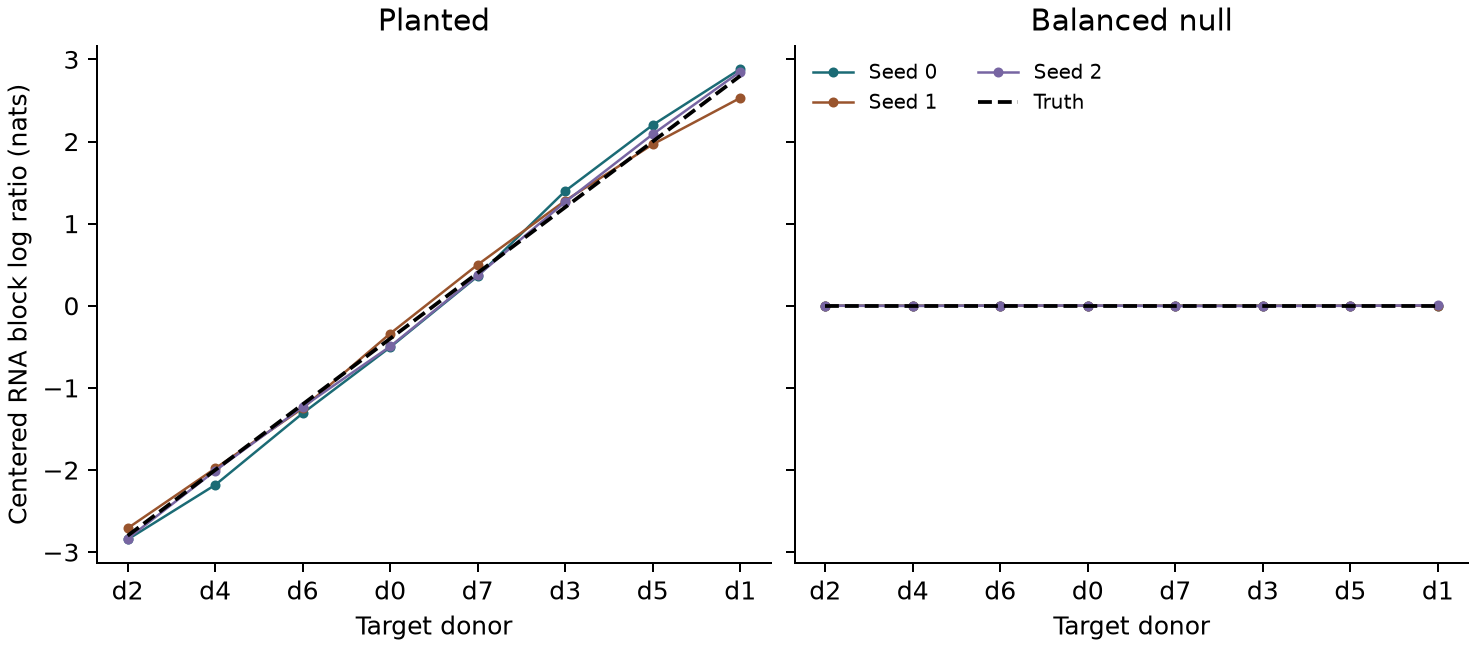

The script that saved this image:
"""Run from the repository root with PYTHONPATH=. and the test environment."""

from pathlib import Path

import matplotlib.pyplot as plt
import numpy as np
import pandas as pd
import scvi
import torch

from mrtotalvi import MrTotalVI
from tests.test_mrtotalvi import DONOR_LEVELS, donor_recovery_adata


def compare(adata, design, seed, train, test):
    scvi.settings.seed = seed
    MrTotalVI.setup_anndata(
        adata,
        protein_expression_obsm_key="protein_expression",
        sample_key="sample",
        batch_key="batch",
    )
    model = MrTotalVI(adata, sample_key="sample")
    model.train(
        max_epochs=100,
        n_epochs_kl_warmup=20,
        accelerator="cpu",
        devices=1,
        batch_size=128,
        early_stopping=False,
        logger=False,
        enable_checkpointing=False,
        enable_progress_bar=False,
        external_indexing=[train, np.array([], dtype=int), test],
    )
    donors = [f"d{i}" for i in range(8)]
    latents = model.get_local_sample_representation(indices=test).sel(sample=donors)
    z = torch.as_tensor(latents.values.copy()).reshape(-1, model.module.n_latent)
    with torch.inference_mode():
        # All cells belong to batch zero. A common library cancels in the ratio.
        px, _, _ = model.module.decoder(
            z,
            torch.ones(len(z), 1),
            torch.zeros(len(z), 1, dtype=torch.long),
        )
        rates = px["rate"].reshape(len(test), len(donors), -1)
        ratios = (rates[:, :, :12].sum(-1) / rates[:, :, 12:24].sum(-1)).log()
    by_donor = ratios.mean(0).numpy()
    truth = 0.4 * DONOR_LEVELS if design == "Planted" else np.zeros(len(donors))
    return pd.DataFrame(
        {
            "design": design,
            "seed": seed,
            "donor": donors,
            "truth": truth,
            "mean_log_ratio": by_donor,
            "centered_log_ratio": by_donor - by_donor.mean(),
        }
    )


def plot(results, directory):
    donors = [f"d{i}" for i in np.argsort(DONOR_LEVELS)]
    fig, axes = plt.subplots(1, 2, sharey=True, figsize=(8.2, 3.6), layout="constrained")
    for ax, design in zip(axes, ("Planted", "Balanced null"), strict=True):
        subset = results.loc[results.design == design].set_index("donor")
        for seed, color in enumerate(("#1b6b75", "#99542d", "#7765a2")):
            frame = subset.loc[subset.seed == seed].loc[donors]
            ax.plot(donors, frame.centered_log_ratio, "o-", color=color, ms=3, lw=1, label=f"Seed {seed}")
        ax.plot(donors, frame.truth, color="black", ls="--", label="Truth")
        ax.set(title=design, xlabel="Target donor")
        ax.spines[["top", "right"]].set_visible(False)
    axes[0].set_ylabel("Centered RNA block log ratio (nats)")
    axes[1].legend(frameon=False, ncol=2, loc="upper left", fontsize=8)
    fig.savefig(directory / "donor_check.png", dpi=180)


if __name__ == "__main__":
    torch.set_num_threads(1)
    directory = Path(__file__).resolve().parent
    base = donor_recovery_adata.__wrapped__()
    groups = base.obs.groupby(["sample", "state"], observed=True).indices
    rng = np.random.default_rng(20261121)
    null = base.copy()
    null.obs["sample"] = null.obs["sample"].astype(object)
    train_rows, test_rows = [], []
    for rows in groups.values():
        train_rows.extend(rows[:24])
        test_rows.extend(rows[24:])
        for indices in (rows[:24], rows[24:]):
            balanced = np.tile(np.arange(8), len(indices) // 8)
            names = [f"d{i}" for i in rng.permutation(balanced)]
            null.obs.loc[null.obs_names[indices], "sample"] = names
    train, test = np.sort(train_rows), np.sort(test_rows)
    # Direct comparator for the planted contrast in this balanced design.
    blocks = (
        pd.DataFrame(
            {
                "sample": base.obs["sample"].to_numpy()[train],
                "first": base.X[train, :12].sum(axis=1),
                "second": base.X[train, 12:24].sum(axis=1),
            }
        )
        .groupby("sample")
        .sum()
        .reindex([f"d{i}" for i in range(8)])
    )
    pooled = np.log(blocks["first"] / blocks["second"])
    pooled_error = pooled - pooled.mean() - 0.4 * DONOR_LEVELS
    print("Pooled training-count span and RMSE:", np.ptp(pooled), np.mean(pooled_error**2) ** 0.5)
    results = pd.concat(
        [
            compare(data.copy(), design, seed, train, test)
            for design, data in (("Planted", base), ("Balanced null", null))
            for seed in (0, 1, 2)
        ],
        ignore_index=True,
    )
    results.to_csv(directory / "donor_check.tsv", sep="\t", index=False)
    plot(results, directory)
